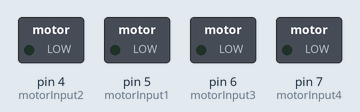
The sketch below on a simulated Arduino Uno, built with avr-gcc and run on an emulated ATmega328P. On the bench: switched loads named in the sketch (green lamp = pin HIGH).

Above: at 0.1 s.
At 0.6 s:
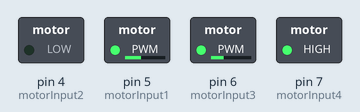
Timing chart, 0 to 2.1 s (numbered marks = the images above):
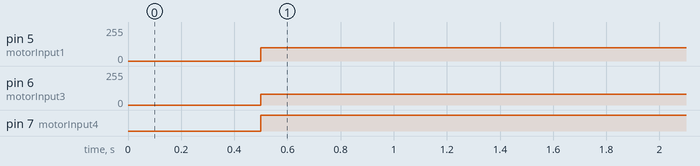

Measured:
- by itself, pin 5 (motorInput1): 0/255 → 100/255 at 0.50 s
- by itself, pin 6 (motorInput3): 0/255 → 80/255 at 0.50 s
- by itself, pin 7 (motorInput4): LOW → HIGH at 0.50 s

The sketch:

test.ino
```cpp
// Motor Variables
//int ENA = 6;              //Motor phải
int motorInput1 = 5;
int motorInput2 = 4;
int motorInput3 = 6;
int motorInput4 = 7;
//int ENB = 5;             //Motor trái

void setup()
{
  pinMode(motorInput1, OUTPUT);
  pinMode(motorInput2, OUTPUT);
  pinMode(motorInput3, OUTPUT);
  pinMode(motorInput4, OUTPUT);
  //pinMode(ENA, OUTPUT);
  //pinMode(ENB, OUTPUT);


  Serial.begin(9600);                     //setting serial monitor at a default baund rate of 9600
  delay(500);
}
void loop()
{
  analogWrite(motorInput1, 100);  //tiến
  digitalWrite(motorInput2, LOW);
  analogWrite(motorInput3, 80);
  digitalWrite(motorInput4, HIGH);
  delay(2000);
 // analogWrite(motorInput1, 150);
  //digitalWrite(motorInput2, HIGH);//lùi
  //analogWrite(motorInput3, 150);
  digitalWrite(motorInput4, HIGH);
  delay(2000);
}
```
